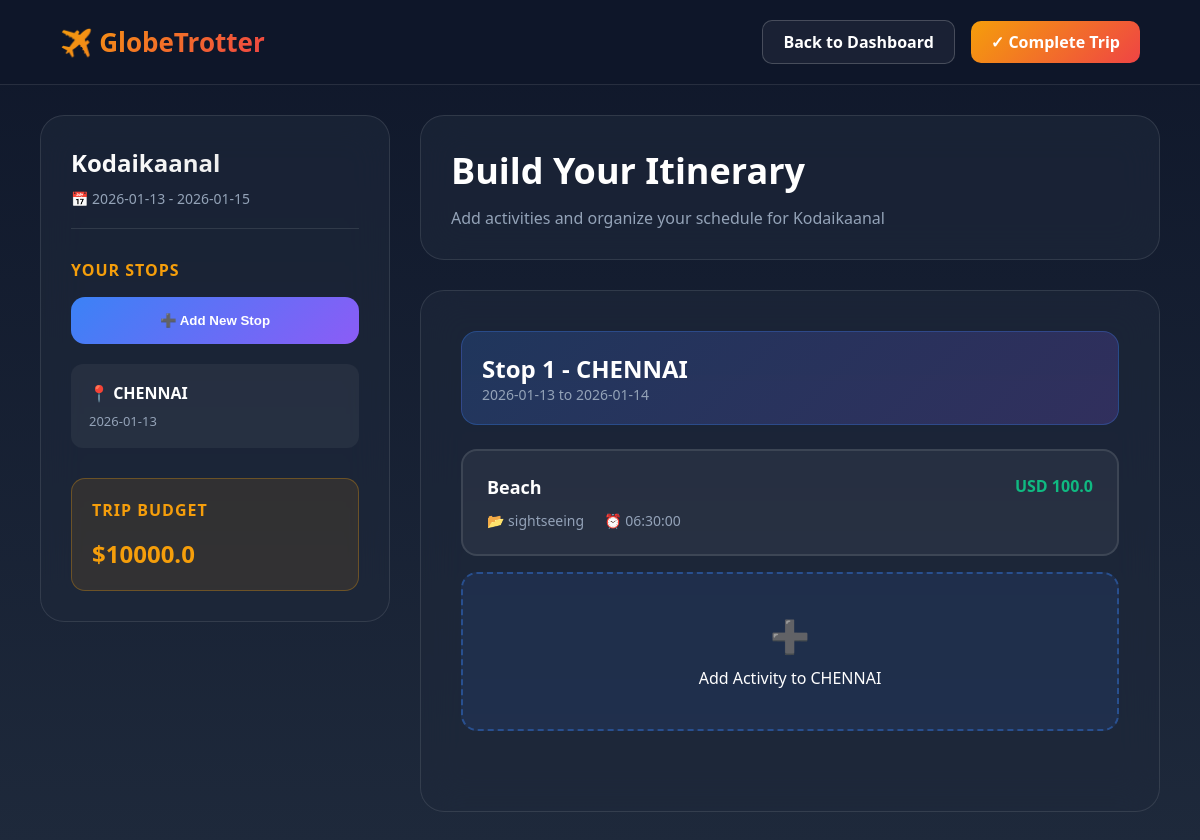
Screenshot of /itinerary-builder/2 (signed in) with the database file from the repository.
### models.py (models this page shows)
class Trip(db.Model):
    __tablename__ = 'trips'
    id = db.Column(db.Integer, primary_key=True)
    user_id = db.Column(db.Integer, db.ForeignKey('users.id'), nullable=False)
    name = db.Column(db.String(100), nullable=False)
    start_date = db.Column(db.Date, nullable=False)
    end_date = db.Column(db.Date, nullable=False)
    description = db.Column(db.Text)
    cover_photo = db.Column(db.String(255))
    budget_limit = db.Column(db.Float, default=0.0)
    travelers_count = db.Column(db.Integer, default=1)
    travel_style = db.Column(db.String(50)) # e.g., "Luxury"
    tags = db.Column(db.String(500))        # e.g., "Beach,Adventure,Cultural"
    is_public = db.Column(db.Boolean, default=False)
    itineraries = db.relationship('Itinerary', backref='trip', lazy=True, cascade="all, delete-orphan")

class Itinerary(db.Model):
    __tablename__ = 'itineraries'
    id = db.Column(db.Integer, primary_key=True)
    trip_id = db.Column(db.Integer, db.ForeignKey('trips.id'), nullable=False)
    city_name = db.Column(db.String(100), nullable=False)
    country_name = db.Column(db.String(100))
    iata_code = db.Column(db.String(3))
    geo_lat = db.Column(db.Float)
    geo_long = db.Column(db.Float)
    arrival_date = db.Column(db.Date, nullable=False)
    departure_date = db.Column(db.Date, nullable=False)
    stop_order = db.Column(db.Integer, default=1)
    activities = db.relationship('Activity', backref='itinerary', lazy=True, cascade="all, delete-orphan")

class Activity(db.Model):
    __tablename__ = 'activities'
    id = db.Column(db.Integer, primary_key=True)
    itinerary_id = db.Column(db.Integer, db.ForeignKey('itineraries.id'), nullable=False)
    title = db.Column(db.String(200), nullable=False)
    category = db.Column(db.String(50), nullable=False)
    cost = db.Column(db.Float, default=0.0)
    currency = db.Column(db.String(10), default='USD')
    activity_date = db.Column(db.Date, nullable=True) # Stores specific date (YYYY-MM-DD)
    start_time = db.Column(db.Time, nullable=True)
    duration_minutes = db.Column(db.Integer, nullable=True)
    is_booked = db.Column(db.Boolean, default=False)

### app.py (the view)
@app.route("/itinerary-builder/<int:trip_id>")
@login_required
def itinerary_builder(trip_id):
    trip = Trip.query.get_or_404(trip_id)
    if trip.user_id != current_user.id:
        flash("You do not have permission to edit this trip.")
        return redirect(url_for('dashboard'))
    return render_template("itinerary-builder.html", trip=trip)

### app.py (called while the page is built)
@login_manager.user_loader
def load_user(user_id):
    return User.query.get(int(user_id))

### templates/itinerary-builder.html (shortened to what this page needs)
<!DOCTYPE html>
<html lang="en">
<head>
</head>
<body>
	<nav class="navbar">
		<div class="logo">✈️ GlobeTrotter</div>
		<div class="nav-actions">
			<a href="{{ url_for('dashboard') }}" class="nav-btn">Back to Dashboard</a>
			<a href="{{ url_for('itinerary_view', trip_id=trip.id) }}" class="nav-btn primary"
				style="text-decoration: none; display: inline-block;">
				✓ Complete Trip
			</a>
		</div>
	</nav>
	<div class="container">
		<aside class="sidebar">
			<div class="trip-header">
				<h2 class="trip-name">{{ trip.name }}</h2>
				<div class="trip-dates">📅 {{ trip.start_date }} - {{ trip.end_date }}</div>
			</div>
			<div class="section-title">Your Stops</div>
			<button id="addStopBtn" class="add-stop-btn">
				➕ Add New Stop
			</button>
			<div class="stops-list">
				{% for itinerary in trip.itineraries %}
				<div class="stop-item">
					<div class="stop-header">
						<span class="stop-city">📍 {{ itinerary.city_name }}</span>
					</div>
					<div class="stop-duration">{{ itinerary.arrival_date }}</div>
				</div>
				{% else %}
				<div style="color: #94a3b8; font-size: 14px;">No stops added yet.</div>
				{% endfor %}
			</div>
			<div class="quick-stats"
				style="margin-top: 30px; padding: 20px; background: rgba(245, 158, 11, 0.1); border-radius: 14px; border: 1px solid rgba(245, 158, 11, 0.3);">
				<div class="section-title">Trip Budget</div>
				<div style="font-size: 24px; font-weight: 800; color: #f59e0b;">${{ trip.budget_limit }}</div>
			</div>
		</aside>
		<main class="main-content">
			<div class="content-header">
				<h1 class="page-title">Build Your Itinerary</h1>
				<p class="page-subtitle">Add activities and organize your schedule for {{ trip.name }}</p>
			</div>
			<div class="builder-container">
				{% for itinerary in trip.itineraries %}
				<div class="day-section">
					<div class="day-header">
						<div>
							<div class="day-title">Stop {{ loop.index }} - {{ itinerary.city_name }}</div>
							<div class="day-date">{{ itinerary.arrival_date }} to {{ itinerary.departure_date }}</div>
						</div>
					</div>
					<div class="activities-grid">
						{% for activity in itinerary.activities %}
						<div class="activity-card">
							<div class="activity-header">
								<div class="activity-name">{{ activity.title }}</div>
								<div class="activity-cost">{{ activity.currency }} {{ activity.cost }}</div>
							</div>
							<div class="activity-details">
								<div class="activity-detail">📂 {{ activity.category }}</div>
								{% if activity.start_time %}
								<div class="activity-detail">⏰ {{ activity.start_time }}</div>
								{% endif %}
							</div>
						</div>
						{% else %}
						<div style="color: #94a3b8; font-style: italic; padding: 10px;">No activities added yet.</div>
						{% endfor %}
						<div class="add-activity-card" onclick="openActivityModal('{{ itinerary.id }}')">
							<div style="font-size: 32px; margin-bottom: 10px;">➕</div>
							<div>Add Activity to {{ itinerary.city_name }}</div>
						</div>
					</div>
				</div>
				{% else %}
				<div class="empty-state">
					<h2>Let's start planning! 🌍</h2>
					<p>Use the "Add New Stop" button in the sidebar to add your first city.</p>
				</div>
				{% endfor %}
			</div>
		</main>
	</div>
</body>
</html>

### templates/itinerary-builder.html (style rules this page uses)
* { margin: 0; padding: 0; box-sizing: border-box; }
body { font-family: 'Segoe UI', Tahoma, Geneva, Verdana, sans-serif; background: linear-gradient(to bottom, #0f172a 0%, #1e293b 100%); min-height: 100vh; color: #fff; }
.navbar { background: rgba(15, 23, 42, 0.95); backdrop-filter: blur(20px); padding: 20px 60px; display: flex; justify-content: space-between; align-items: center; border-bottom: 1px solid rgba(255, 255, 255, 0.1); position: sticky; top: 0; z-index: 100; }
.logo { font-size: 26px; font-weight: 800; background: linear-gradient(135deg, #f59e0b, #ef4444); -webkit-background-clip: text; -webkit-text-fill-color: transparent; }
.nav-actions { display: flex; gap: 16px; align-items: center; }
.nav-btn { padding: 10px 20px; border-radius: 10px; border: 1px solid rgba(255, 255, 255, 0.2); background: rgba(255, 255, 255, 0.05); color: white; cursor: pointer; transition: all 0.3s ease; font-weight: 600; text-decoration: none; }
.nav-btn.primary { background: linear-gradient(135deg, #f59e0b, #ef4444); border: none; }
.container { display: grid; grid-template-columns: 350px 1fr; gap: 30px; max-width: 1600px; margin: 30px auto; padding: 0 40px; min-height: calc(100vh - 100px); }
.sidebar { background: rgba(30, 41, 59, 0.6); backdrop-filter: blur(20px); border-radius: 24px; padding: 30px; border: 1px solid rgba(255, 255, 255, 0.1); height: fit-content; position: sticky; top: 100px; }
.trip-header { margin-bottom: 30px; padding-bottom: 20px; border-bottom: 1px solid rgba(255, 255, 255, 0.1); }
.trip-name { font-size: 24px; font-weight: 800; margin-bottom: 10px; background: linear-gradient(135deg, #fff, #e0e0e0); -webkit-background-clip: text; -webkit-text-fill-color: transparent; }
.trip-dates { font-size: 14px; color: #94a3b8; display: flex; align-items: center; gap: 8px; }
.section-title { font-size: 16px; font-weight: 700; margin-bottom: 16px; color: #f59e0b; text-transform: uppercase; letter-spacing: 1px; }
.add-stop-btn { width: 100%; padding: 16px; background: linear-gradient(135deg, #3b82f6, #8b5cf6); border: none; border-radius: 14px; color: white; font-weight: 700; cursor: pointer; display: flex; align-items: center; justify-content: center; gap: 10px; margin-bottom: 20px; transition: all 0.3s ease; }
.stops-list { display: flex; flex-direction: column; gap: 12px; }
.stop-item { background: rgba(255, 255, 255, 0.05); padding: 16px; border-radius: 12px; cursor: pointer; transition: all 0.3s ease; border: 2px solid transparent; }
.stop-header { display: flex; justify-content: space-between; align-items: center; margin-bottom: 8px; }
.stop-city { font-weight: 700; font-size: 16px; }
.stop-duration { font-size: 13px; color: #94a3b8; }
.main-content { animation: fadeIn 0.8s ease-out; }
.content-header { background: rgba(30, 41, 59, 0.6); backdrop-filter: blur(20px); border-radius: 24px; padding: 30px; margin-bottom: 30px; border: 1px solid rgba(255, 255, 255, 0.1); }
.page-title { font-size: 36px; font-weight: 800; margin-bottom: 12px; }
.page-subtitle { color: #94a3b8; font-size: 16px; }
.builder-container { background: rgba(30, 41, 59, 0.6); backdrop-filter: blur(20px); border-radius: 24px; padding: 40px; border: 1px solid rgba(255, 255, 255, 0.1); }
.day-section { margin-bottom: 40px; }
.day-header { display: flex; justify-content: space-between; align-items: center; margin-bottom: 24px; padding: 20px; background: linear-gradient(135deg, rgba(59, 130, 246, 0.2), rgba(139, 92, 246, 0.2)); border-radius: 16px; border: 1px solid rgba(59, 130, 246, 0.3); }
.day-title { font-size: 24px; font-weight: 700; }
.day-date { font-size: 14px; color: #94a3b8; }
.activities-grid { display: grid; gap: 16px; }
.activity-card { background: rgba(255, 255, 255, 0.05); padding: 24px; border-radius: 16px; border: 2px solid rgba(255, 255, 255, 0.1); transition: all 0.3s ease; }
.activity-header { display: flex; justify-content: space-between; align-items: start; margin-bottom: 12px; }
.activity-name { font-size: 18px; font-weight: 700; }
.activity-details { display: flex; gap: 20px; margin-top: 12px; }
.activity-detail { display: flex; align-items: center; gap: 8px; font-size: 14px; color: #94a3b8; }
.activity-cost { color: #10b981; font-weight: 700; }
.add-activity-card { background: rgba(59, 130, 246, 0.1); border: 2px dashed rgba(59, 130, 246, 0.4); padding: 40px; border-radius: 16px; text-align: center; cursor: pointer; transition: all 0.3s ease; }

### rows the page displays
Trip: name "Kodaikaanal", start_date "2026-01-13", end_date "2026-01-15", budget_limit "10000.0"
Itinerary: city_name "CHENNAI", arrival_date "2026-01-13", departure_date "2026-01-14"
Activity: title "Beach", currency "USD", cost "100.0", category "sightseeing", start_time "06:30:00"
